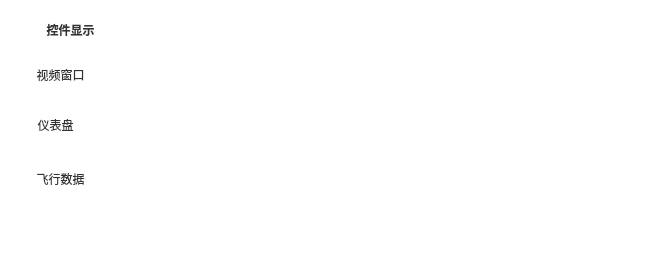
        <widget class="QWidget" name="widget_76" native="true">
         <property name="geometry">
          <rect>
           <x>0</x>
           <y>1650</y>
           <width>661</width>
           <height>261</height>
          </rect>
         </property>
         <property name="styleSheet">
          <string notr="true">background-color: rgb(255, 255, 255);</string>
         </property>
         <widget class="QLabel" name="label_148">
          <property name="geometry">
           <rect>
            <x>20</x>
            <y>10</y>
            <width>101</width>
            <height>41</height>
           </rect>
          </property>
          <property name="styleSheet">
           <string notr="true">outline:0px;
font: 13pt &quot;思源黑体&quot;;
color:rgb(51, 51, 51);
border-width:0;
background: transparent;
border-style:outset;</string>
          </property>
          <property name="text">
           <string>&lt;html&gt;&lt;head/&gt;&lt;body&gt;&lt;p align=&quot;center&quot;&gt;&lt;span style=&quot; font-weight:600;&quot;&gt;控件显示&lt;/span&gt;&lt;/p&gt;&lt;/body&gt;&lt;/html&gt;</string>
          </property>
          <property name="textFormat">
           <enum>Qt::RichText</enum>
          </property>
         </widget>
         <widget class="QLabel" name="label_149">
          <property name="geometry">
           <rect>
            <x>25</x>
            <y>60</y>
            <width>71</width>
            <height>31</height>
           </rect>
          </property>
          <property name="styleSheet">
           <string notr="true">outline:0px;
font: 11pt &quot;思源黑体&quot;;
color:rgb(51, 51, 51);
border-width:0;
background: transparent;
border-style:outset;</string>
          </property>
          <property name="text">
           <string>&lt;html&gt;&lt;head/&gt;&lt;body&gt;&lt;p align=&quot;center&quot;&gt;视频窗口&lt;/p&gt;&lt;/body&gt;&lt;/html&gt;</string>
          </property>
         </widget>
         <widget class="QLabel" name="label_150">
          <property name="geometry">
           <rect>
            <x>25</x>
            <y>164</y>
            <width>71</width>
            <height>31</height>
           </rect>
          </property>
          <property name="styleSheet">
           <string notr="true">outline:0px;
font: 11pt &quot;思源黑体&quot;;
color:rgb(51, 51, 51);
border-width:0;
background: transparent;
border-style:outset;</string>
          </property>
          <property name="text">
           <string>&lt;html&gt;&lt;head/&gt;&lt;body&gt;&lt;p align=&quot;center&quot;&gt;飞行数据&lt;/p&gt;&lt;/body&gt;&lt;/html&gt;</string>
          </property>
         </widget>
         <widget class="QLabel" name="label_151">
          <property name="geometry">
           <rect>
            <x>25</x>
            <y>110</y>
            <width>61</width>
            <height>31</height>
           </rect>
          </property>
          <property name="styleSheet">
           <string notr="true">outline:0px;
font: 11pt &quot;思源黑体&quot;;
color:rgb(51, 51, 51);
border-width:0;
background: transparent;
border-style:outset;</string>
          </property>
          <property name="text">
           <string>&lt;html&gt;&lt;head/&gt;&lt;body&gt;&lt;p align=&quot;center&quot;&gt;仪表盘&lt;/p&gt;&lt;/body&gt;&lt;/html&gt;</string>
          </property>
         </widget>
         <widget class="SwitchButton" name="open_video_switch_2" native="true">
          <property name="enabled">
           <bool>true</bool>
          </property>
          <property name="geometry">
           <rect>
            <x>530</x>
            <y>55</y>
            <width>80</width>
            <height>37</height>
           </rect>
          </property>
          <property name="autoFillBackground">
           <bool>false</bool>
          </property>
          <property name="styleSheet">
           <string notr="true">outline:0px;
background: transparent;
border-width:0;</string>
          </property>
          <layout class="QVBoxLayout" name="verticalLayout_28"/>
         </widget>
         <widget class="SwitchButton" name="open_board_switch_2" native="true">
          <property name="enabled">
           <bool>true</bool>
          </property>
          <property name="geometry">
           <rect>
            <x>530</x>
            <y>105</y>
            <width>80</width>
            <height>37</height>
           </rect>
          </property>
          <property name="autoFillBackground">
           <bool>false</bool>
          </property>
          <property name="styleSheet">
           <string notr="true">outline:0px;
background: transparent;
border-width:0;</string>
          </property>
          <layout class="QVBoxLayout" name="verticalLayout_29"/>
         </widget>
         <widget class="SwitchButton" name="show_data_switch_2" native="true">
          <property name="enabled">
           <bool>true</bool>
          </property>
          <property name="geometry">
           <rect>
            <x>530</x>
            <y>159</y>
            <width>80</width>
            <height>37</height>
           </rect>
          </property>
          <property name="autoFillBackground">
           <bool>false</bool>
          </property>
          <property name="styleSheet">
           <string notr="true">outline:0px;
background: transparent;
border-width:0;</string>
          </property>
          <layout class="QVBoxLayout" name="verticalLayout_30"/>
         </widget>
        </widget>
